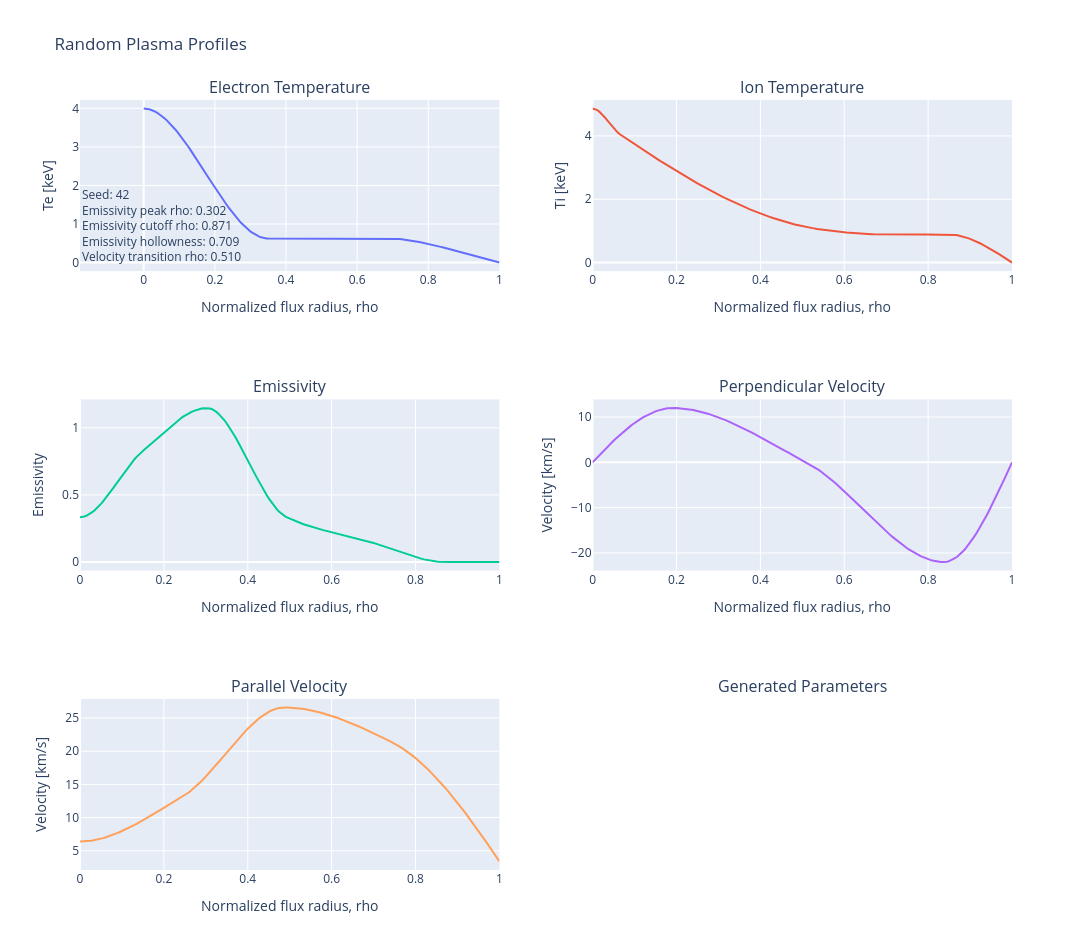

Notebook source saved alongside this figure:
### Code cell
# practicing plotting the plama profiles
profiles, parameters = generate_plasma_profiles(
    seed=42,
)

figure = plot_plasma_profiles(
    profiles,
    parameters,
)

figure.show()

### Figure 1 — Plotly figure (JSON) as saved in the notebook; plotly's stock layout.template omitted (floating-point values rounded to 4 significant figures; data arrays with more than 128 entries replaced by an {"elided": "..."} marker saying what was removed)
{"data": [{"mode": "lines", "name": "Electron Temperature", "type": "scatter", "x": {"elided": "201 float values"}, "xaxis": "x", "y": {"elided": "201 float values"}, "yaxis": "y"}, {"mode": "lines", "name": "Ion Temperature", "type": "scatter", "x": {"elided": "201 float values"}, "xaxis": "x2", "y": {"elided": "201 float values"}, "yaxis": "y2"}, {"mode": "lines", "name": "Emissivity", "type": "scatter", "x": {"elided": "201 float values"}, "xaxis": "x3", "y": {"elided": "201 float values"}, "yaxis": "y3"}, {"mode": "lines", "name": "Perpendicular Velocity", "type": "scatter", "x": {"elided": "201 float values"}, "xaxis": "x4", "y": {"elided": "201 float values"}, "yaxis": "y4"}, {"mode": "lines", "name": "Parallel Velocity", "type": "scatter", "x": {"elided": "201 float values"}, "xaxis": "x5", "y": {"elided": "201 float values"}, "yaxis": "y5"}], "layout": {"annotations": [{"font": {"size": 16}, "showarrow": false, "text": "Electron Temperature", "x": 0.225, "xanchor": "center", "xref": "paper", "y": 1, "yanchor": "bottom", "yref": "paper"}, {"font": {"size": 16}, "showarrow": false, "text": "Ion Temperature", "x": 0.775, "xanchor": "center", "xref": "paper", "y": 1, "yanchor": "bottom", "yref": "paper"}, {"font": {"size": 16}, "showarrow": false, "text": "Emissivity", "x": 0.225, "xanchor": "center", "xref": "paper", "y": 0.6111, "yanchor": "bottom", "yref": "paper"}, {"font": {"size": 16}, "showarrow": false, "text": "Perpendicular Velocity", "x": 0.775, "xanchor": "center", "xref": "paper", "y": 0.6111, "yanchor": "bottom", "yref": "paper"}, {"font": {"size": 16}, "showarrow": false, "text": "Parallel Velocity", "x": 0.225, "xanchor": "center", "xref": "paper", "y": 0.2222, "yanchor": "bottom", "yref": "paper"}, {"font": {"size": 16}, "showarrow": false, "text": "Generated Parameters", "x": 0.775, "xanchor": "center", "xref": "paper", "y": 0.2222, "yanchor": "bottom", "yref": "paper"}, {"align": "left", "showarrow": false, "text": "Seed: 42<br>Emissivity peak rho: 0.302<br>Emissivity cutoff rho: 0.871<br>Emissivity hollowness: 0.709<br>Velocity transition rho: 0.510", "x": 0.05, "xref": "x6 domain", "y": 0.95, "yref": "y6 domain"}], "height": 950, "showlegend": false, "title": {"text": "Random Plasma Profiles"}, "width": 1100, "xaxis": {"anchor": "y", "domain": [0, 0.45], "title": {"text": "Normalized flux radius, rho"}}, "xaxis2": {"anchor": "y2", "domain": [0.55, 1], "title": {"text": "Normalized flux radius, rho"}}, "xaxis3": {"anchor": "y3", "domain": [0, 0.45], "title": {"text": "Normalized flux radius, rho"}}, "xaxis4": {"anchor": "y4", "domain": [0.55, 1], "title": {"text": "Normalized flux radius, rho"}}, "xaxis5": {"anchor": "y5", "domain": [0, 0.45], "title": {"text": "Normalized flux radius, rho"}}, "xaxis6": {"anchor": "y6", "domain": [0.55, 1], "title": {"text": "Normalized flux radius, rho"}}, "yaxis": {"anchor": "x", "domain": [0.7778, 1], "title": {"text": "Te [keV]"}}, "yaxis2": {"anchor": "x2", "domain": [0.7778, 1], "title": {"text": "Ti [keV]"}}, "yaxis3": {"anchor": "x3", "domain": [0.3889, 0.6111], "title": {"text": "Emissivity"}}, "yaxis4": {"anchor": "x4", "domain": [0.3889, 0.6111], "title": {"text": "Velocity [km/s]"}}, "yaxis5": {"anchor": "x5", "domain": [0, 0.2222], "title": {"text": "Velocity [km/s]"}}, "yaxis6": {"anchor": "x6", "domain": [0, 0.2222]}}}
